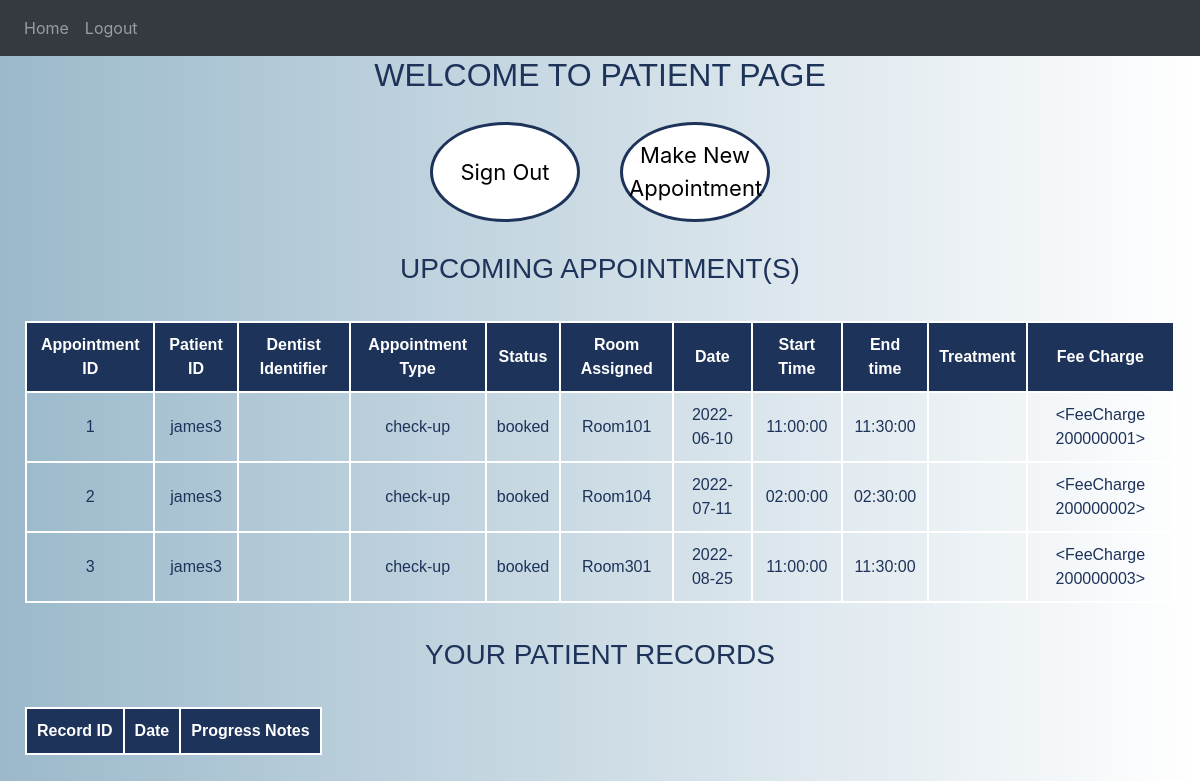
The page /patient (signed in) on the database as committed earlier.
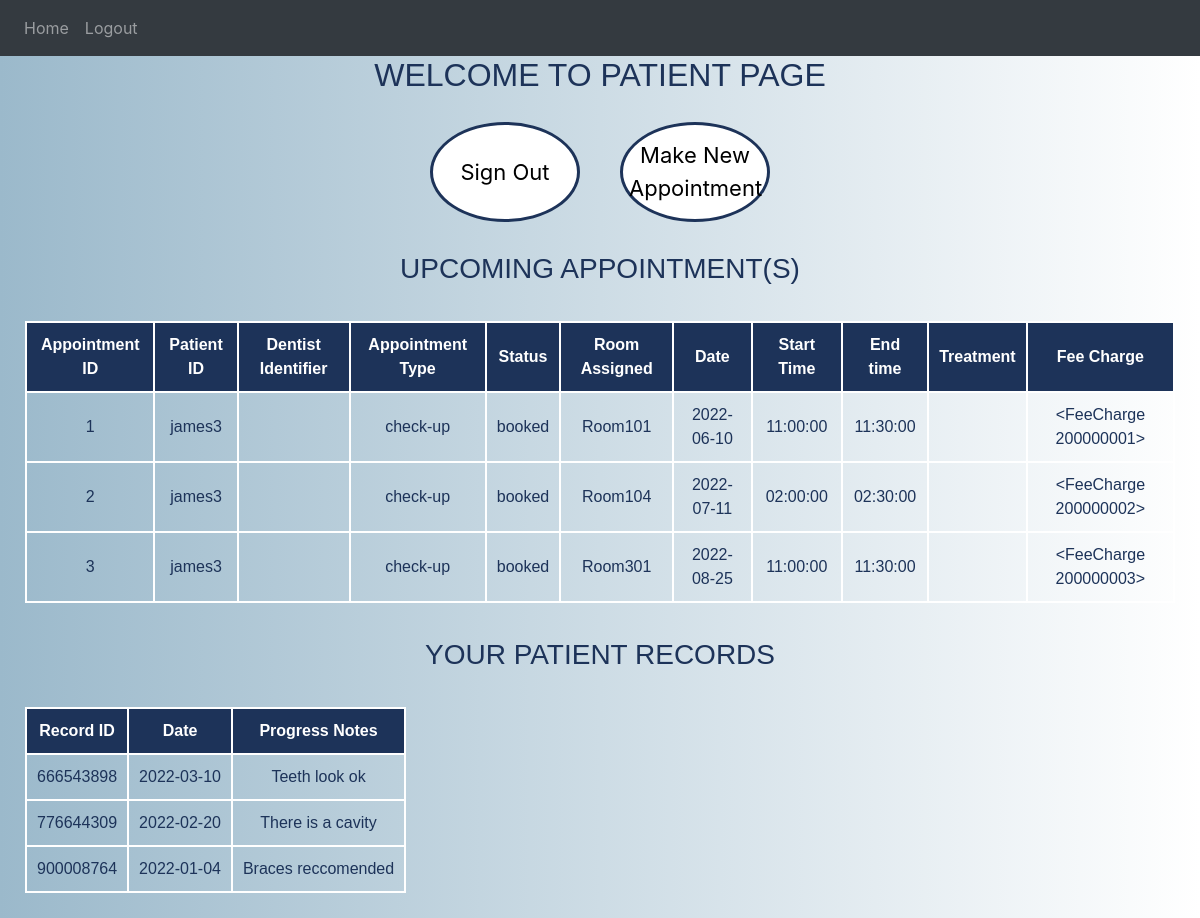
The same page on the database as committed later.
### Website/models.py (models this page shows)
class Appointment(db.Model):
    appointmentId = db.Column(db.Integer, primary_key=True)
    branch = db.Column(db.String(30), nullable=False)
    appointmentType = db.Column(db.String(30), nullable=False)
    status = db.Column(db.String(20), nullable=False)
    roomAssigned = db.Column(db.String(20), nullable=False)
    date = db.Column(db.Date)
    startTime = db.Column(db.Time)
    endTime = db.Column(db.Time)
    treatments = db.relationship("Treatment", backref="appointment")
    feeCharge = db.relationship("FeeCharge", backref="appointment", uselist=False)
    patientUsername = db.Column(
        db.String(30), db.ForeignKey("patient.username"), nullable=False
    )  # one to many. Referncing to classes in foreignKey relationship, we use lower case name of class
    dentistIdneitifier = db.Column(
        db.Integer, db.ForeignKey("employee.id")
    )  # one to many

class Record(db.Model):
    recordId = db.Column(db.Integer, primary_key=True)
    dateEdited = db.Column(
        db.Date, default=func.now()
    )  # Automaticall creates dates of for us
    patientId = db.Column(
        db.Integer, db.ForeignKey("patient.id"), nullable=False
    )  # one to one.
    progressNotes = db.relationship("ProgressNote", backref="Record", uselist=False)

class ProgressNote(db.Model):
    noteId = db.Column(db.Integer, primary_key=True)
    note = db.Column(db.String(150), nullable=False)
    recordId = db.Column(db.Integer, db.ForeignKey("record.recordId"))  # many to one

### Website/views.py (the view)
@views.route("/patient")
def patient():
    return render_template("patient.html", user=current_user)

### Website/__init__.py (called while the page is built)
def create_app():
    app = Flask(__name__)
    app.config["SECRET_KEY"] = "hjshjhdjah kjshkjdhjs"
    app.config["SQLALCHEMY_DATABASE_URI"] = f"sqlite:///{DB_NAME}"
    app.config["SESSION_TYPE"] = "filesystem"
    db.init_app(app)
    from .views import views
    from .auth import auth
    from .models import Patient, Employee
    create_database(app)
    login_manager = LoginManager()
    login_manager.login_view = 'view.login'
    login_manager.init_app(app)
    @login_manager.user_loader
    def load_patient(id):
        return Patient.query.get(int(id))
    app.register_blueprint(views, url_prefix="/")
    app.register_blueprint(auth, url_preffix="/")
    return app

### Website/templates/patient.html (shortened to what this page needs)
{% extends "base.html" %}
{% block content %}
<!DOCTYPE html>
<html>
    <head>
    </head>
    <body>
    <div class="header">
        <h2>WELCOME TO PATIENT PAGE</h2>
    </div>
    <div class="buttonForm">
            <button type="submit" class="buttons">Sign Out</button>
        <button type="submit" class="buttons">Make New Appointment</button>
    </div>
        <h1 class="appointment">UPCOMING APPOINTMENT(S)</h1>
        <table>
            <tr>
                <th>Appointment ID</th>
                <th>Patient ID</th>
                <th>Dentist Identifier</th>
                <th>Appointment Type</th>
                <th>Status</th>
                <th>Room Assigned</th>
                <th>Date</th>
                <th>Start Time</th>
                <th>End time</th>
                <th>Treatment</th>
                <th>Fee Charge</th>
            </tr>
                {% for appt in user.appointments %}
                    <tr>
                        <td>{{ appt.appointmentId }}</td>
                        <td>{{ appt.patientUsername }}</td>
                        <td>{{ appt.dentistIdentifier }}</td>
                        <td>{{ appt.appointmentType }}</td>
                        <td>{{ appt.status }}</td>
                        <td>{{ appt.roomAssigned }}</td>
                        <td>{{ appt.date }}</td>
                        <td>{{ appt.startTime }}</td>
                        <td>{{ appt.endTime }}</td>
                        <td>{{ appt.treatment }}</td>
                        <td>{{ appt.feeCharge }}</td>
                    </tr>
                {% endfor %}
        </table>
            <h1 class="record">YOUR PATIENT RECORDS</h1>
            <table>
                <tr>
                    <th>Record ID</th>
                    <th>Date </th>
                    <th>Progress Notes</th>
                </tr>
                    {% for rec in user.record %}
                        <tr>
                            <td>{{ rec.recordId }}</td>
                            <td>{{ rec.dateEdited }}</td>
                            <td>{{ rec.progressNotes.note }}</td>
                        </tr>
                    {% endfor %}
            </table>
    </body>
</html>
{% endblock %}

### Website/templates/base.html (shortened to what this page needs)
<!DOCTYPE html>
<html>
  <head>
    <link
      rel="stylesheet"
      href="https://stackpath.bootstrapcdn.com/bootstrap/4.4.1/css/bootstrap.min.css"
    />
    <link
      rel="stylesheet"
      href="https://stackpath.bootstrapcdn.com/font-awesome/4.7.0/css/font-awesome.min.css"
    />
  </head>
  <body>
    <nav class="navbar navbar-expand-lg navbar-dark bg-dark">
      <div class="collapse navbar-collapse" id="navbar">
        <div class="navbar-nav">
         {% if user.is_authenticated %}
          <a class="nav-item nav-link" id="home" href="/">Home</a>
          <a class="nav-item nav-link" id="logout" href="/logout">Logout</a>
          {% else %}
          <a class="nav-item nav-link" id="login" href="/login">Login</a>
          <a class="nav-item nav-link" id="signUp" href="/signup">Sign Up</a>
          {% endif %}
        </div>
      </div>
    </nav>
    <div class="container">{% block content %} {% endblock %}</div>
  </body>
</html>

### Website/templates/patient.html (style rules this page uses)
body { background-image: linear-gradient(to left, rgb(255, 255, 255), rgb(155, 185, 203)); }
.header { font-family: Helvetica, Arial, sans-serif; text-align: center; font-size: 30px; color:rgb(29, 51, 89); }
.buttons { background-color:white; border: 3px solid rgb(29, 51, 89);; height: 100px; width: 150px; margin: 20px; border-radius: 50%; font-size: 22px; transition-duration: 0.2s; }
.buttonForm { display: flex; justify-content: center; }
.appointment { padding-top: 10px; padding-bottom: 10px; font-family: Helvetica, Arial, sans-serif; text-align: center; font-size: 28px; color:rgb(29, 51, 89); }
.record { padding-top: 10px; padding-bottom: 10px; font-family: Helvetica, Arial, sans-serif; text-align: center; font-size: 28px; color:rgb(29, 51, 89); }
table, th, td { border-collapse: collapse; margin: 25px; overflow: hidden; overflow: hidden; text-overflow: ellipsis; }
th, td { padding: 10px; text-align: center; font-family: Helvetica, Arial, sans-serif; border: 2px solid white; color: rgb(29, 51, 89); }
tr:nth-child(odd) { color: #ffffff; border: 2px solid white; }
th { color: white; background-color:rgb(29, 51, 89); font-family: Helvetica, Arial, sans-serif; }

Rows that differ between the two databases and show on the page:
now on this page (row edited): Record: recordId "666543898", dateEdited "2022-03-10", progressNotes.note "Teeth look ok"
now on this page (row edited): Record: recordId "776644309", dateEdited "2022-02-20", progressNotes.note "There is a cavity"
now on this page (row edited): Record: recordId "900008764", dateEdited "2022-01-04", progressNotes.note "Braces reccomended"
